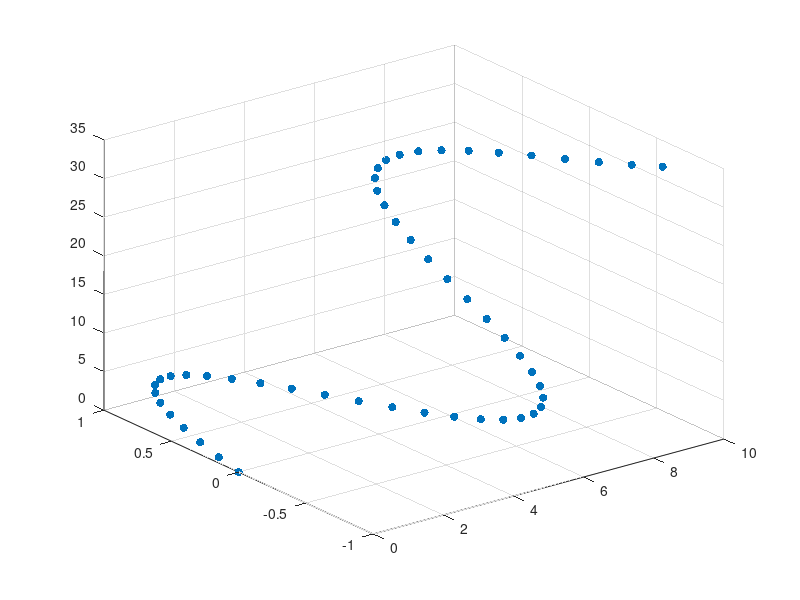

This chart was generated by the following MATLAB code: (Note: this script raises an error after producing the figure.)
%[x,y,z] = sphere(50);
%mesh(x,y,sin(2*z) + cos(2*z));

t=linspace(0,pi,20);
r=1+sin(t);
[x,y,z]=cylinder(r);
surf(x,y,z);
axis square;

%barras
Y=[16.57;267;35.57;457;347;237;127];bar3(Y);

%tallo
x=0:0.2:10;y=sin(x);z=x.^1.5;stem3(x,y,z, "filled")

%dispersion
x=0:0.2:10;y=sin(x);z=x.^1.5;scatter3(x,y,z,"filled");grid on;
colormap("parula");

%pastel
X=[5,9,14,20];explode=[0,1,1,0];
pie3(X,explode);



